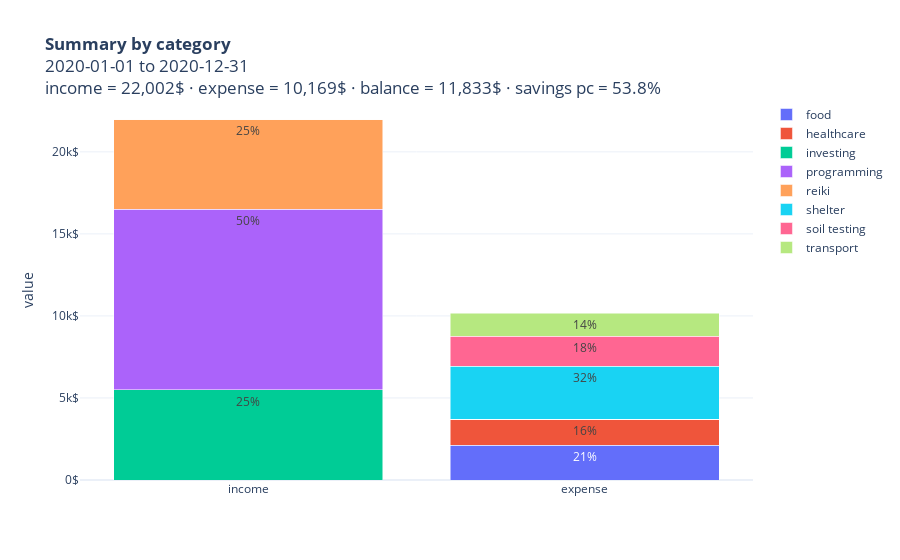
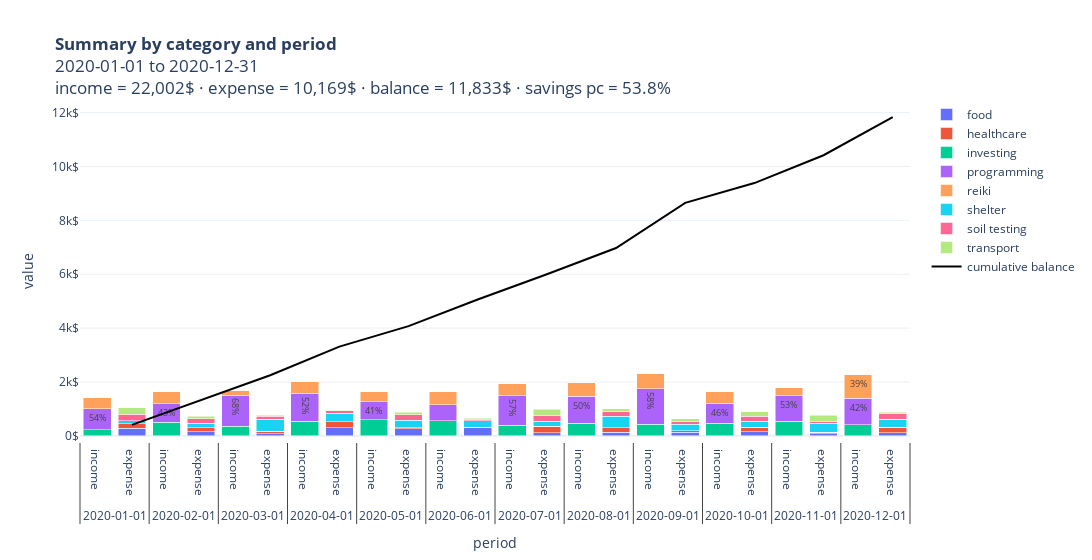

These figures' notebook cell, in order:
### Code cell
#summary = ms.summarize(transactions.drop("category", axis="columns"), freq="MS")
summary = ms.summarize(transactions, freq="MS")
for fig in plot(summary, currency="$").values():
    fig.show()

### Figure 1 — Plotly figure (JSON) as saved in the notebook; plotly's stock layout.template omitted (floating-point values rounded to 4 significant figures)
{"data": [{"hovertemplate": "<b>%{meta}</b><br>%{y:,.0f}$<br>%{x}<extra></extra>", "meta": "food", "name": "food", "text": ["0%", "21%"], "textposition": "inside", "type": "bar", "x": ["income", "expense"], "y": [0, 2105]}, {"hovertemplate": "<b>%{meta}</b><br>%{y:,.0f}$<br>%{x}<extra></extra>", "meta": "healthcare", "name": "healthcare", "text": ["0%", "16%"], "textposition": "inside", "type": "bar", "x": ["income", "expense"], "y": [0, 1603]}, {"hovertemplate": "<b>%{meta}</b><br>%{y:,.0f}$<br>%{x}<extra></extra>", "meta": "investing", "name": "investing", "text": ["25%", "0%"], "textposition": "inside", "type": "bar", "x": ["income", "expense"], "y": [5492, 0]}, {"hovertemplate": "<b>%{meta}</b><br>%{y:,.0f}$<br>%{x}<extra></extra>", "meta": "programming", "name": "programming", "text": ["50%", "0%"], "textposition": "inside", "type": "bar", "x": ["income", "expense"], "y": [11022, 0]}, {"hovertemplate": "<b>%{meta}</b><br>%{y:,.0f}$<br>%{x}<extra></extra>", "meta": "reiki", "name": "reiki", "text": ["25%", "0%"], "textposition": "inside", "type": "bar", "x": ["income", "expense"], "y": [5488, 0]}, {"hovertemplate": "<b>%{meta}</b><br>%{y:,.0f}$<br>%{x}<extra></extra>", "meta": "shelter", "name": "shelter", "text": ["0%", "32%"], "textposition": "inside", "type": "bar", "x": ["income", "expense"], "y": [0, 3240]}, {"hovertemplate": "<b>%{meta}</b><br>%{y:,.0f}$<br>%{x}<extra></extra>", "meta": "soil testing", "name": "soil testing", "text": ["0%", "18%"], "textposition": "inside", "type": "bar", "x": ["income", "expense"], "y": [0, 1812]}, {"hovertemplate": "<b>%{meta}</b><br>%{y:,.0f}$<br>%{x}<extra></extra>", "meta": "transport", "name": "transport", "text": ["0%", "14%"], "textposition": "inside", "type": "bar", "x": ["income", "expense"], "y": [0, 1409]}], "layout": {"barmode": "stack", "legend": {"title": {"text": ""}, "traceorder": "normal"}, "title": {"text": "\n<b>Summary by category</b>\n<br>2020-01-01 to 2020-12-31\n<br>income = 22,002&#36; ·\nexpense = 10,169&#36; ·\nbalance = 11,833&#36; ·\nsavings pc = 53.8%\n"}, "uniformtext": {"minsize": 8, "mode": "hide"}, "xaxis": {"title": {"text": ""}}, "yaxis": {"separatethousands": true, "ticksuffix": "$", "title": {"text": "value"}}}}

### Figure 2 — Plotly figure (JSON) as saved in the notebook; plotly's stock layout.template omitted (floating-point values rounded to 4 significant figures)
{"data": [{"hovertemplate": "<b>%{meta}</b><br>%{y:,.0f}$<br>%{x}<extra></extra>", "meta": "food", "name": "food", "text": ["0%", "28%", "0%", "21%", "0%", "10%", "0%", "32%", "0%", "29%", "0%", "48%", "0%", "11%", "0%", "12%", "0%", "22%", "0%", "16%", "0%", "9%", "0%", "14%"], "textposition": "inside", "type": "bar", "x": [["2020-01-01", "2020-01-01", "2020-02-01", "2020-02-01", "2020-03-01", "2020-03-01", "2020-04-01", "2020-04-01", "2020-05-01", "2020-05-01", "2020-06-01", "2020-06-01", "2020-07-01", "2020-07-01", "2020-08-01", "2020-08-01", "2020-09-01", "2020-09-01", "2020-10-01", "2020-10-01", "2020-11-01", "2020-11-01", "2020-12-01", "2020-12-01"], ["income", "expense", "income", "expense", "income", "expense", "income", "expense", "income", "expense", "income", "expense", "income", "expense", "income", "expense", "income", "expense", "income", "expense", "income", "expense", "income", "expense"]], "y": [0, 286, 0, 157, 0, 80, 0, 300, 0, 259, 0, 311, 0, 113, 0, 125, 0, 135, 0, 147, 0, 72, 0, 120]}, {"hovertemplate": "<b>%{meta}</b><br>%{y:,.0f}$<br>%{x}<extra></extra>", "meta": "healthcare", "name": "healthcare", "text": ["0%", "16%", "0%", "21%", "0%", "12%", "0%", "23%", "0%", "4%", "0%", "3%", "0%", "25%", "0%", "17%", "0%", "9%", "0%", "20%", "0%", "7%", "0%", "23%"], "textposition": "inside", "type": "bar", "x": [["2020-01-01", "2020-01-01", "2020-02-01", "2020-02-01", "2020-03-01", "2020-03-01", "2020-04-01", "2020-04-01", "2020-05-01", "2020-05-01", "2020-06-01", "2020-06-01", "2020-07-01", "2020-07-01", "2020-08-01", "2020-08-01", "2020-09-01", "2020-09-01", "2020-10-01", "2020-10-01", "2020-11-01", "2020-11-01", "2020-12-01", "2020-12-01"], ["income", "expense", "income", "expense", "income", "expense", "income", "expense", "income", "expense", "income", "expense", "income", "expense", "income", "expense", "income", "expense", "income", "expense", "income", "expense", "income", "expense"]], "y": [0, 170, 0, 152, 0, 90, 0, 218, 0, 35, 0, 17, 0, 252, 0, 175, 0, 59, 0, 180, 0, 55, 0, 200]}, {"hovertemplate": "<b>%{meta}</b><br>%{y:,.0f}$<br>%{x}<extra></extra>", "meta": "investing", "name": "investing", "text": ["16%", "0%", "30%", "0%", "21%", "0%", "27%", "0%", "36%", "0%", "34%", "0%", "21%", "0%", "24%", "0%", "18%", "0%", "28%", "0%", "30%", "0%", "18%", "0%"], "textposition": "inside", "type": "bar", "x": [["2020-01-01", "2020-01-01", "2020-02-01", "2020-02-01", "2020-03-01", "2020-03-01", "2020-04-01", "2020-04-01", "2020-05-01", "2020-05-01", "2020-06-01", "2020-06-01", "2020-07-01", "2020-07-01", "2020-08-01", "2020-08-01", "2020-09-01", "2020-09-01", "2020-10-01", "2020-10-01", "2020-11-01", "2020-11-01", "2020-12-01", "2020-12-01"], ["income", "expense", "income", "expense", "income", "expense", "income", "expense", "income", "expense", "income", "expense", "income", "expense", "income", "expense", "income", "expense", "income", "expense", "income", "expense", "income", "expense"]], "y": [232, 0, 496, 0, 355, 0, 542, 0, 595, 0, 557, 0, 402, 0, 470, 0, 426, 0, 460, 0, 538, 0, 419, 0]}, {"hovertemplate": "<b>%{meta}</b><br>%{y:,.0f}$<br>%{x}<extra></extra>", "meta": "programming", "name": "programming", "text": ["54%", "0%", "43%", "0%", "68%", "0%", "52%", "0%", "41%", "0%", "37%", "0%", "57%", "0%", "50%", "0%", "58%", "0%", "46%", "0%", "53%", "0%", "42%", "0%"], "textposition": "inside", "type": "bar", "x": [["2020-01-01", "2020-01-01", "2020-02-01", "2020-02-01", "2020-03-01", "2020-03-01", "2020-04-01", "2020-04-01", "2020-05-01", "2020-05-01", "2020-06-01", "2020-06-01", "2020-07-01", "2020-07-01", "2020-08-01", "2020-08-01", "2020-09-01", "2020-09-01", "2020-10-01", "2020-10-01", "2020-11-01", "2020-11-01", "2020-12-01", "2020-12-01"], ["income", "expense", "income", "expense", "income", "expense", "income", "expense", "income", "expense", "income", "expense", "income", "expense", "income", "expense", "income", "expense", "income", "expense", "income", "expense", "income", "expense"]], "y": [777, 0, 702, 0, 1149, 0, 1031, 0, 678, 0, 604, 0, 1094, 0, 993, 0, 1326, 0, 752, 0, 944, 0, 972, 0]}, {"hovertemplate": "<b>%{meta}</b><br>%{y:,.0f}$<br>%{x}<extra></extra>", "meta": "reiki", "name": "reiki", "text": ["30%", "0%", "27%", "0%", "11%", "0%", "21%", "0%", "22%", "0%", "29%", "0%", "23%", "0%", "26%", "0%", "24%", "0%", "26%", "0%", "18%", "0%", "39%", "0%"], "textposition": "inside", "type": "bar", "x": [["2020-01-01", "2020-01-01", "2020-02-01", "2020-02-01", "2020-03-01", "2020-03-01", "2020-04-01", "2020-04-01", "2020-05-01", "2020-05-01", "2020-06-01", "2020-06-01", "2020-07-01", "2020-07-01", "2020-08-01", "2020-08-01", "2020-09-01", "2020-09-01", "2020-10-01", "2020-10-01", "2020-11-01", "2020-11-01", "2020-12-01", "2020-12-01"], ["income", "expense", "income", "expense", "income", "expense", "income", "expense", "income", "expense", "income", "expense", "income", "expense", "income", "expense", "income", "expense", "income", "expense", "income", "expense", "income", "expense"]], "y": [432, 0, 442, 0, 195, 0, 429, 0, 369, 0, 480, 0, 439, 0, 522, 0, 553, 0, 416, 0, 315, 0, 896, 0]}, {"hovertemplate": "<b>%{meta}</b><br>%{y:,.0f}$<br>%{x}<extra></extra>", "meta": "shelter", "name": "shelter", "text": ["0%", "10%", "0%", "21%", "0%", "58%", "0%", "34%", "0%", "33%", "0%", "36%", "0%", "17%", "0%", "42%", "0%", "39%", "0%", "25%", "0%", "45%", "0%", "33%"], "textposition": "inside", "type": "bar", "x": [["2020-01-01", "2020-01-01", "2020-02-01", "2020-02-01", "2020-03-01", "2020-03-01", "2020-04-01", "2020-04-01", "2020-05-01", "2020-05-01", "2020-06-01", "2020-06-01", "2020-07-01", "2020-07-01", "2020-08-01", "2020-08-01", "2020-09-01", "2020-09-01", "2020-10-01", "2020-10-01", "2020-11-01", "2020-11-01", "2020-12-01", "2020-12-01"], ["income", "expense", "income", "expense", "income", "expense", "income", "expense", "income", "expense", "income", "expense", "income", "expense", "income", "expense", "income", "expense", "income", "expense", "income", "expense", "income", "expense"]], "y": [0, 99, 0, 152, 0, 445, 0, 322, 0, 292, 0, 238, 0, 170, 0, 428, 0, 242, 0, 223, 0, 342, 0, 287]}, {"hovertemplate": "<b>%{meta}</b><br>%{y:,.0f}$<br>%{x}<extra></extra>", "meta": "soil testing", "name": "soil testing", "text": ["0%", "24%", "0%", "23%", "0%", "16%", "0%", "10%", "0%", "23%", "0%", "6%", "0%", "21%", "0%", "16%", "0%", "17%", "0%", "20%", "0%", "10%", "0%", "24%"], "textposition": "inside", "type": "bar", "x": [["2020-01-01", "2020-01-01", "2020-02-01", "2020-02-01", "2020-03-01", "2020-03-01", "2020-04-01", "2020-04-01", "2020-05-01", "2020-05-01", "2020-06-01", "2020-06-01", "2020-07-01", "2020-07-01", "2020-08-01", "2020-08-01", "2020-09-01", "2020-09-01", "2020-10-01", "2020-10-01", "2020-11-01", "2020-11-01", "2020-12-01", "2020-12-01"], ["income", "expense", "income", "expense", "income", "expense", "income", "expense", "income", "expense", "income", "expense", "income", "expense", "income", "expense", "income", "expense", "income", "expense", "income", "expense", "income", "expense"]], "y": [0, 253, 0, 167, 0, 121, 0, 92, 0, 200, 0, 42, 0, 205, 0, 163, 0, 106, 0, 179, 0, 77, 0, 207]}, {"hovertemplate": "<b>%{meta}</b><br>%{y:,.0f}$<br>%{x}<extra></extra>", "meta": "transport", "name": "transport", "text": ["0%", "22%", "0%", "14%", "0%", "4%", "0%", "1%", "0%", "11%", "0%", "7%", "0%", "26%", "0%", "12%", "0%", "14%", "0%", "18%", "0%", "29%", "0%", "7%"], "textposition": "inside", "type": "bar", "x": [["2020-01-01", "2020-01-01", "2020-02-01", "2020-02-01", "2020-03-01", "2020-03-01", "2020-04-01", "2020-04-01", "2020-05-01", "2020-05-01", "2020-06-01", "2020-06-01", "2020-07-01", "2020-07-01", "2020-08-01", "2020-08-01", "2020-09-01", "2020-09-01", "2020-10-01", "2020-10-01", "2020-11-01", "2020-11-01", "2020-12-01", "2020-12-01"], ["income", "expense", "income", "expense", "income", "expense", "income", "expense", "income", "expense", "income", "expense", "income", "expense", "income", "expense", "income", "expense", "income", "expense", "income", "expense", "income", "expense"]], "y": [0, 227, 0, 104, 0, 27, 0, 9, 0, 93, 0, 46, 0, 256, 0, 121, 0, 86, 0, 165, 0, 218, 0, 57]}, {"connectgaps": true, "hovertemplate": "<b>%{meta}</b><br>%{y:,.0f}$<br>%{x}<extra></extra>", "line": {"color": "black"}, "meta": "cumulative balance", "name": "cumulative balance", "type": "scatter", "x": [["2020-01-01", "2020-01-01", "2020-02-01", "2020-02-01", "2020-03-01", "2020-03-01", "2020-04-01", "2020-04-01", "2020-05-01", "2020-05-01", "2020-06-01", "2020-06-01", "2020-07-01", "2020-07-01", "2020-08-01", "2020-08-01", "2020-09-01", "2020-09-01", "2020-10-01", "2020-10-01", "2020-11-01", "2020-11-01", "2020-12-01", "2020-12-01"], ["income", "expense", "income", "expense", "income", "expense", "income", "expense", "income", "expense", "income", "expense", "income", "expense", "income", "expense", "income", "expense", "income", "expense", "income", "expense", "income", "expense"]], "y": [null, 406, null, 1314, null, 2250, null, 3311, null, 4074, null, 5061, null, 6000, null, 6973, null, 8650, null, 9384, null, 10417, null, 11833]}], "layout": {"barmode": "stack", "legend": {"title": {"text": ""}, "traceorder": "normal"}, "title": {"text": "\n<b>Summary by category and period</b>\n<br>2020-01-01 to 2020-12-31\n<br>income = 22,002&#36; ·\nexpense = 10,169&#36; ·\nbalance = 11,833&#36; ·\nsavings pc = 53.8%\n"}, "uniformtext": {"minsize": 8, "mode": "hide"}, "width": 1200, "xaxis": {"title": {"text": "period"}}, "yaxis": {"separatethousands": true, "ticksuffix": "$", "title": {"text": "value"}}}}
